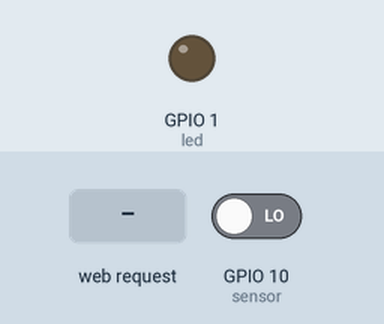
Simulated run of this sketch. Board: ESP32-S3. Shown: output pins drawn as LEDs (lit = HIGH). The test bench sets the inputs (shaded band); at power-on: GPIO 10 (sensor) LOW. WiFi joins after 1.5 s; servers stay silent unless stated; what the sketch prints to the serial monitor is not drawn.

Above: at 3.2 s.
3.3 s: GPIO 10 (sensor) driven HIGH
At 4.1 s:
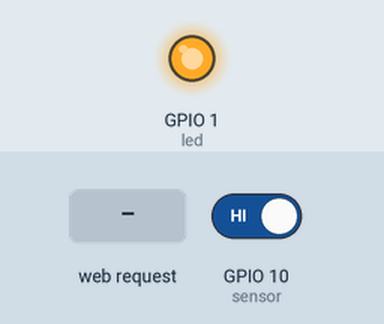
4.8 s: HTTP request GET /RST received
Timing chart, 0 to 7.8 s (numbered marks = the images above; inputs shaded):
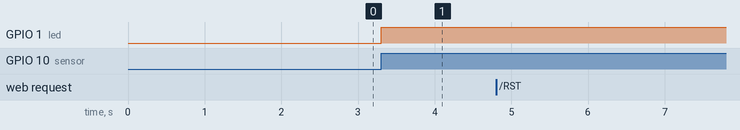

Measured:
- after the input at 3.3 s, GPIO 1 (led): LOW → HIGH at once
- after the input at 4.8 s, every drawn part: stays the same

The sketch:

iot.ino
```cpp
#include <WiFi.h>
#include <WiFiClient.h>
#include <WiFiServer.h>

// --- Configuración de WiFi ---
const char* ssid = "Zflip5";
const char* password = "49375639";

//configuracion de los pines del esp32
int led = 1;
int sensor = 10;
int estado_alarma = 0;
int activacion_alarma = 0;

// --- Configuración del Servidor ---
const int serverPort = 8080;
WiFiServer server(serverPort);
WiFiClient client;

void setup() {
  Serial.begin(115200);
  pinMode(sensor, INPUT);
  pinMode(led, OUTPUT);

  Serial.print("Conectando a ");
  Serial.println(ssid);
  WiFi.begin(ssid, password);

  while (WiFi.status() != WL_CONNECTED) {
    delay(1000);
    Serial.print(".");
  }

  Serial.println("\nWiFi conectado!");
  Serial.print("IP del Servidor: ");
  Serial.println(WiFi.localIP());

  server.begin();
  Serial.print("Servidor iniciado en el puerto: ");
  Serial.println(serverPort);
}

void loop() {

  // Si no hay cliente conectado, espera uno nuevo
  if (!client.connected()) {
    WiFiClient newClient = server.available();
    if (newClient) {
      client = newClient;
      Serial.print("Nuevo cliente conectado desde IP: ");
      Serial.println(client.remoteIP());
    }
  }

  estado_alarma = digitalRead(sensor);


  if (estado_alarma == 1) {
    activacion_alarma = 1;
  }

  if (client.connected()) {

    while (client.available()) {
      String receivedData = client.readStringUntil('\n');
      receivedData.trim();

      Serial.print("Trama recibida: ");
      Serial.println(receivedData);

      if (receivedData == "RST") {
        activacion_alarma = 0;
      }

      client.print("Trama recibida OK\n");
    }

    static unsigned long lastSendTime = 0;

    if (millis() - lastSendTime > 1000) {
      String tramaEnvio = String(activacion_alarma) + "\n";
      client.print(tramaEnvio);
      Serial.print("Enviando trama a cliente: ");
      Serial.println(tramaEnvio);
      lastSendTime = millis();
    }
  }

  if (activacion_alarma == 1) {
    digitalWrite(led, HIGH);
  } else {
    digitalWrite(led, LOW);
  }

  delay(5);
}
```

tinkercad.cpp
```cpp
// Tinkercad no tiene reed switch y se sustituye por un botón
const int ledPin = 2;
const int reedPin = 4; // Botón pulsado
int lastState = HIGH;

void setup() {
  Serial.begin(9600); // Inicializar comunicación serial
  pinMode(reedPin, INPUT); // Pin 4 es entrada
  pinMode(ledPin, OUTPUT); // Pin 2 es salida
}

void loop() {
  int state = digitalRead(reedPin);

  if (state != lastState) {
    if (state == HIGH) {
      Serial.println("VENTANA CERRADA");
      digitalWrite(ledPin, HIGH);
    } else {
      Serial.println("VENTANA ABIERTA");
      digitalWrite(ledPin, LOW);
    }
    lastState = state; // Actualizar el último estado
  }
}
```
